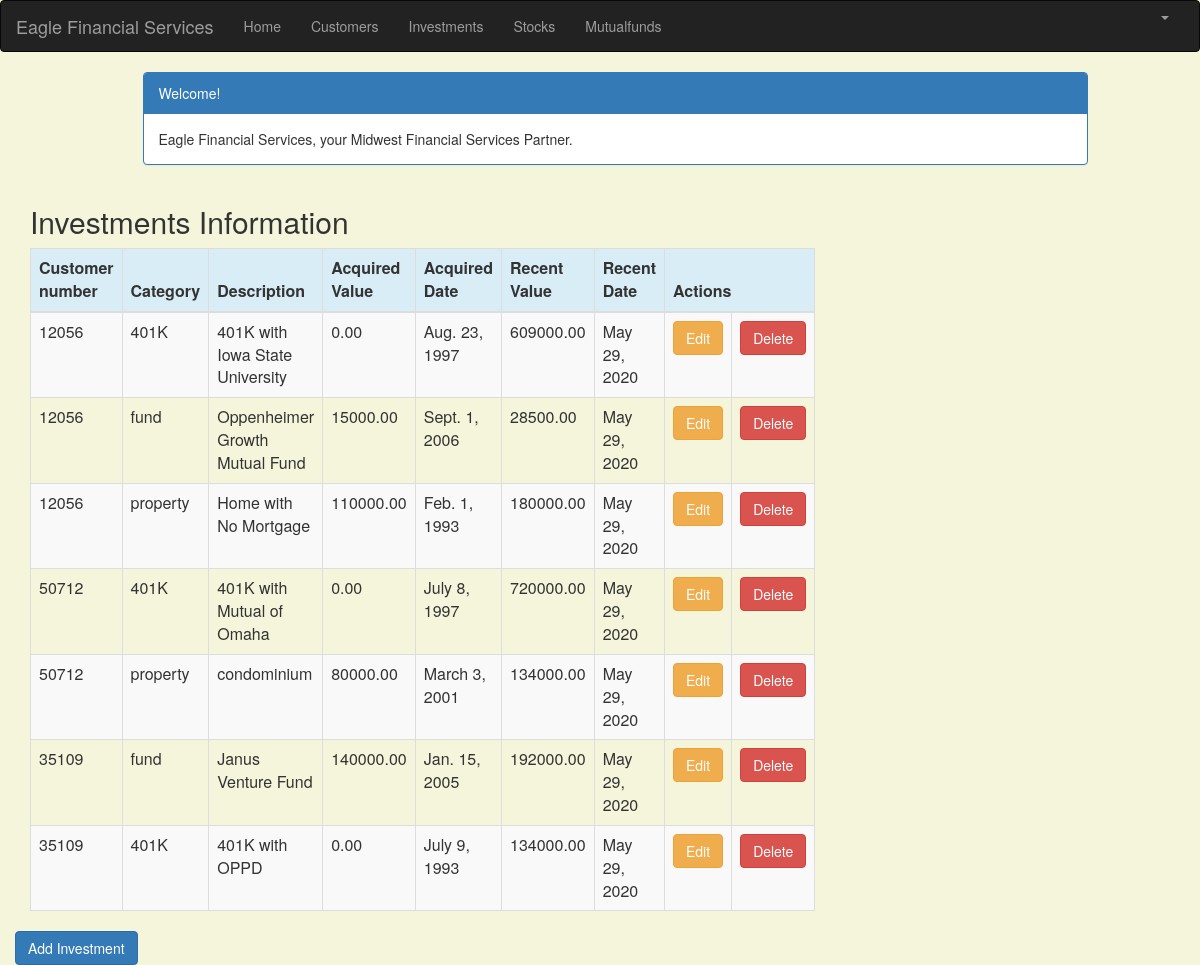
/investment_list (signed in), run on an earlier commit of the app's database.
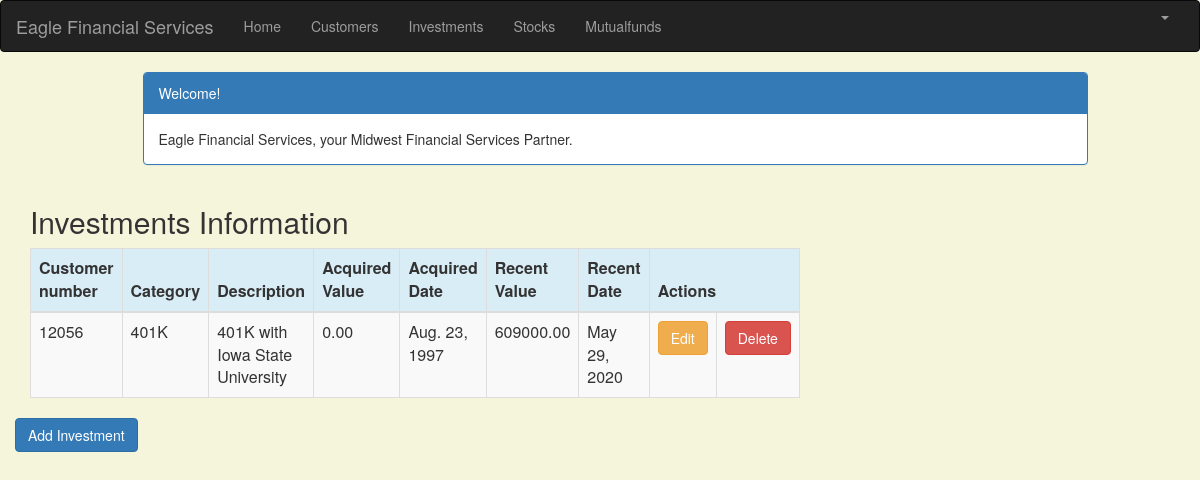
And on a later commit of the database.
### portfolio/models.py (models this page shows, shortened)
class Investment(models.Model):
    customer = models.ForeignKey(Customer, on_delete=models.CASCADE, related_name='investments')
    category = models.CharField(max_length=50)
    description = models.CharField(max_length=200)
    acquired_value = models.DecimalField(max_digits=10, decimal_places=2)
    acquired_date = models.DateField(default=timezone.now)
    recent_value = models.DecimalField(max_digits=10, decimal_places=2)
    recent_date = models.DateField(default=timezone.now, blank=True, null=True)

class Customer(models.Model):
    name = models.CharField(max_length=50)
    address = models.CharField(max_length=200)
    cust_number = models.IntegerField(blank=False, null=False)
    city = models.CharField(max_length=50)
    state = models.CharField(max_length=50)
    zipcode = models.CharField(max_length=10)
    email = models.EmailField(max_length=200)
    cell_phone = models.CharField(max_length=50)
    created_date = models.DateTimeField(
        default=timezone.now)
    updated_date = models.DateTimeField(auto_now_add=True)
    def __str__(self):
        return str(self.cust_number)

### portfolio/views.py (the view)
# urls.py: path('investment_list', views.investment_list, name='investment_list'),
@login_required
def investment_list(request):
   investments = Investment.objects.filter(recent_date__lte=timezone.now())
   return render(request, 'portfolio/investment_list.html', {'investments': investments})

### portfolio/templates/portfolio/investment_list.html (shortened to what this page needs)
{% extends 'portfolio/base.html' %}
{% block content %}
<html>
  <head>
    <link
      rel="stylesheet"
      href="https://maxcdn.bootstrapcdn.com/bootstrap/3.3.4/css/bootstrap.min.css"
    />
  </head>
  <body>
    <div class="container">
      <div class="row">
        <div class="col-md-10 col-md-offset-1">
          <div class="panel panel-primary">
            <div class="panel-heading">Welcome!</div>
            <div class="panel-body">
              Eagle Financial Services, your Midwest Financial Services Partner.
            </div>
          </div>
        </div>
      </div>
    </div>
    <div class="row">
      <h2 style="padding-left: 15px">Investments Information</h2>
    </div>
    <div>
      <table class="table table-striped table-bordered table-hover">
        <thead>
          <tr class="bg-info">
            <th>Customer number</th>
            <th>Category</th>
            <th>Description</th>
            <th>Acquired Value</th>
            <th>Acquired Date</th>
            <th>Recent Value</th>
            <th>Recent Date</th>
            <th colspan="3">Actions</th>
          </tr>
        </thead>
        <tbody>
          {% for investment in investments %}
          <tr>
            <td>{{ investment.customer }}</td>
            <td>{{ investment.category }}</td>
            <td>{{ investment.description }}</td>
            <td>{{ investment.acquired_value }}</td>
            <td>{{ investment.acquired_date }}</td>
            <td>{{ investment.recent_value }}</td>
            <td>{{ investment.recent_date }}</td>
            <td>
              <a
                href="{% url 'portfolio:investment_edit' pk=investment.pk %}"
                class="btn btn-warning"
                >Edit</a
              >
            </td>
            <td><a href="{% url 'portfolio:investment_delete' pk=investment.pk %}"
                   onclick="return confirm('Are you sure you want to delete?')"
                   class="btn btn-danger">Delete</a>
            </td>
          </tr>
          {% endfor %}
        </tbody>
      </table>
      <div class="row">
        <a href="{% url 'portfolio:investment_new' %}"
          ><span class="btn btn-primary">Add Investment</span></a>
      </div>
    </div>
  </body>
</html>
{% endblock %}

### portfolio/templates/portfolio/base.html (shortened to what this page needs)
{% load static %}
<html lang="en">
<head>
    <link rel="stylesheet" href="https://maxcdn.bootstrapcdn.com/bootstrap/3.3.7/css/bootstrap.min.css">
</head>
<body id="app-layout">
<nav class="navbar navbar-inverse">
    <div class="container-fluid">
        <div class="navbar-header">
            <a class="navbar-brand" href="/">
                Eagle Financial Services
            </a>
        </div>
        <div class="collapse navbar-collapse" id="myNavbar">
            <ul class="nav navbar-nav">
                <li><a href="{% url 'portfolio:home' %}">Home</a></li>
                <li><a href="{% url 'portfolio:customer_list' %}">Customers</a></li>
               <li><a href="{% url 'portfolio:investment_list' %}">Investments</a></li>
                <li><a href="{% url 'portfolio:stock_list' %}">Stocks</a></li>
                <li><a href="{% url 'portfolio:mutualfund_list' %}">Mutualfunds</a></li>
            </ul>
            <ul class="nav navbar-nav navbar-right">
                {% if user.is_authenticated %}
                    <li class="dropdown">
                        <a href="#" class="dropdown-toggle" data-toggle="dropdown" role="button" aria-expanded="false">
                            <span class="caret"></span>
                        </a>
                    </li>
                {% else %}
                    <li><a href="{% url 'login' %}"><span class="glyphicon glyphicon-log-in"></span> Login</a></li>
                    <li><a href="{% url 'portfolio:signup' %}" ><span class="glyphicon glyphicon-user"></span> Sign Up</a></li>
                {% endif %}
            </ul>
        </div>
    </div>
</nav>
<div class="content container">
    <div class="row">
        <div class="col-md-8">
            {% block content %}{% endblock %}
        </div>
    </div>
</div>
</body>
</html>

### portfolio/templates/portfolio/base.html (style rules this page uses)
.navbar { margin-bottom: 0; border-radius: 0; }

### portfolio/templates/portfolio/investment_list.html (style rules this page uses)
body { background-color: beige; }

What changed in the data, as far as the page shows it:
removed Investment: customer "12056", category "fund", description "Oppenheimer Growth Mutual Fund", acquired_value "15000.00", acquired_date "Sept. 1, 2006", recent_value "28500.00", recent_date "May 29, 2020"
removed Investment: customer "12056", category "property", description "Home with No Mortgage", acquired_value "110000.00", acquired_date "Feb. 1, 1993", recent_value "180000.00", recent_date "May 29, 2020"
removed Investment: customer "50712", category "401K", description "401K with Mutual of Omaha", acquired_value "0.00", acquired_date "July 8, 1997", recent_value "720000.00", recent_date "May 29, 2020"
removed Investment: customer "50712", category "property", description "condominium", acquired_value "80000.00", acquired_date "March 3, 2001", recent_value "134000.00", recent_date "May 29, 2020"
removed Investment: customer "35109", category "fund", description "Janus Venture Fund", acquired_value "140000.00", acquired_date "Jan. 15, 2005", recent_value "192000.00", recent_date "May 29, 2020"
removed Investment: customer "35109", category "401K", description "401K with OPPD", acquired_value "0.00", acquired_date "July 9, 1993", recent_value "134000.00", recent_date "May 29, 2020"
